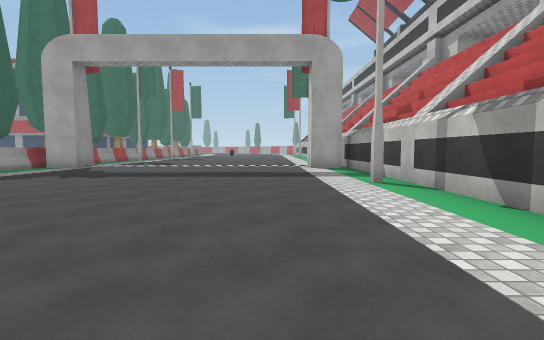
[1] (above)

15 first-person views from a walk through a 3-D level made in the Unity game engine. The camera is 1.2 m above the floor, tilts 4° down and sees 85° across. The floor is counted in squares, 2 m on a side. Each view is taken from the middle of a square. On the plan, view 1 faces up. The plan holds only what a view shows up to about 9 squares ahead; the rest is blank. The place goes on beyond the plan. The player is left out. Some surface patterns are stand-ins.

[2]
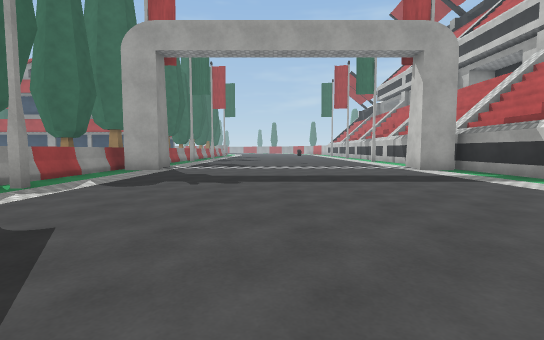

[3]
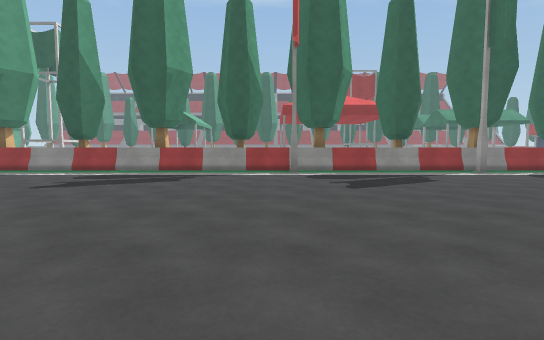

[4]
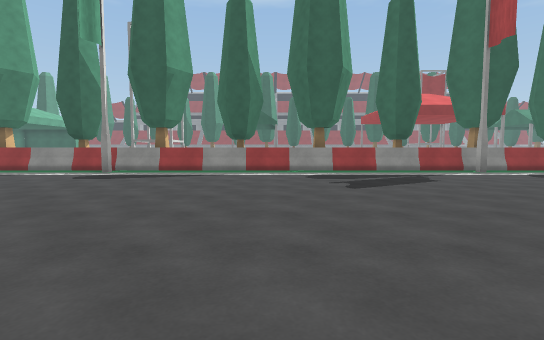

[5]
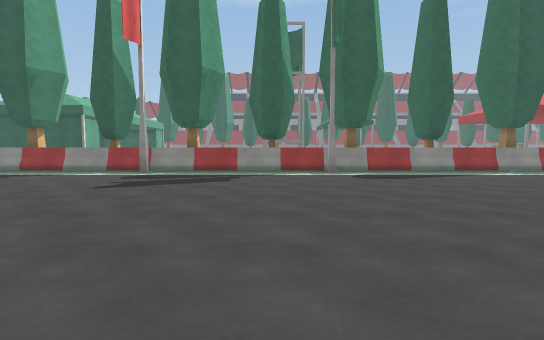

[6]
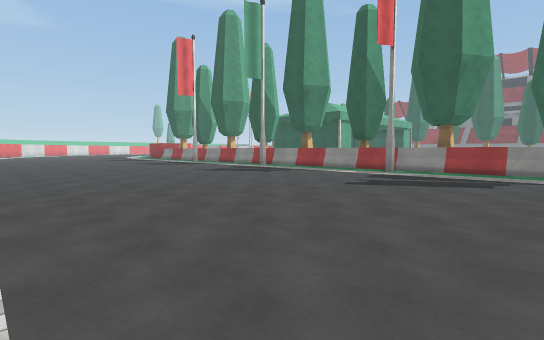

[7]
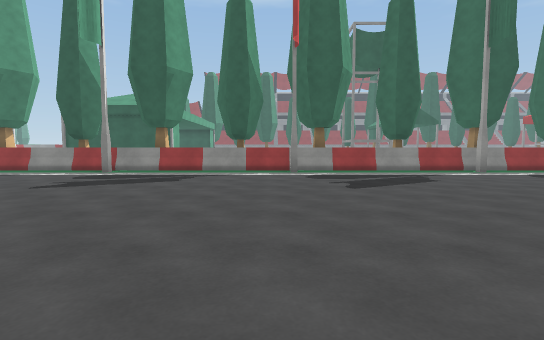

[8]
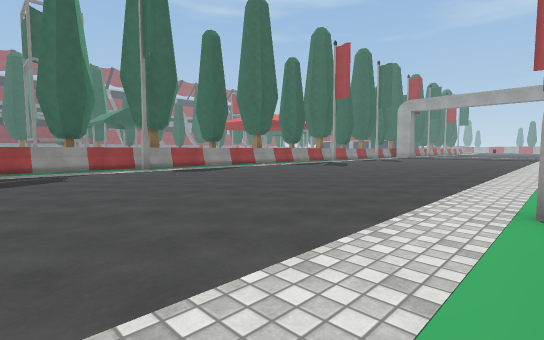

[9]
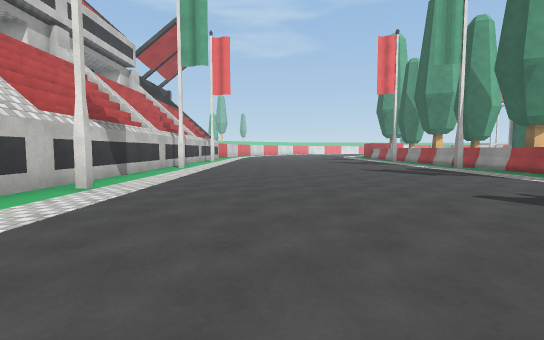

[10]
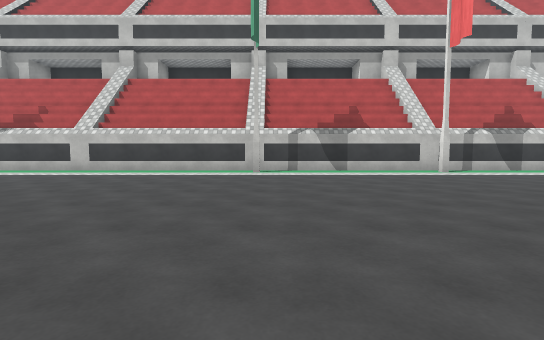

[11]
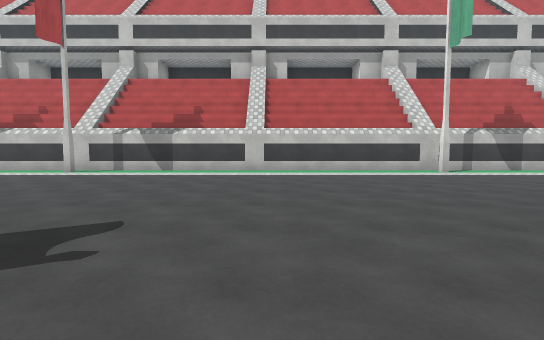

[12]
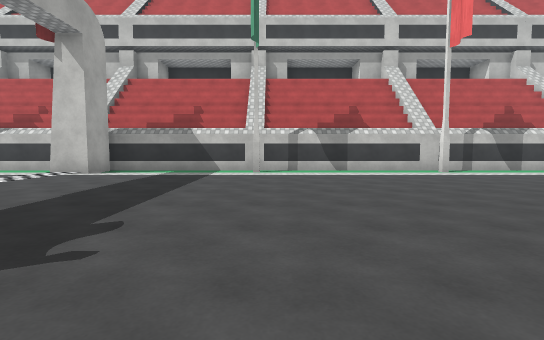

[13]
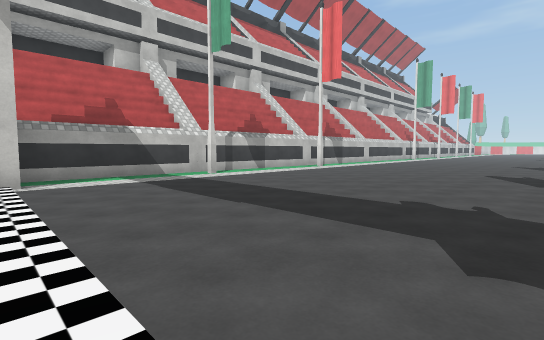

[14]
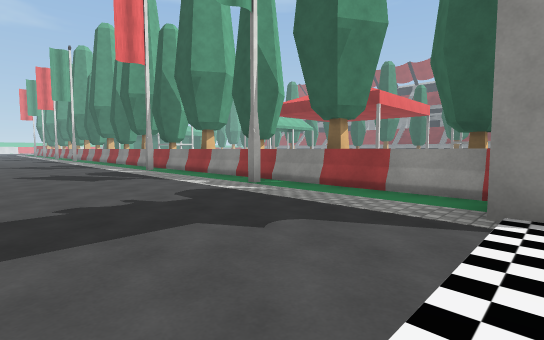

[15]
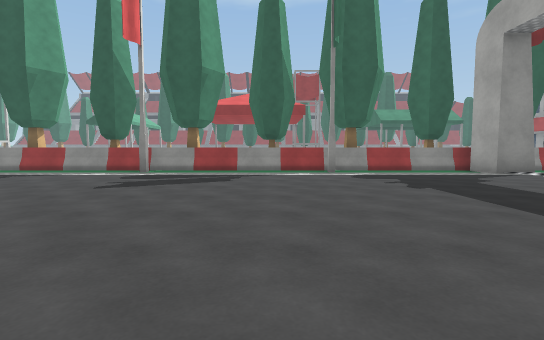

### Floor plan
Key: @ floor where view 1 was taken; # wall or solid block; . floor; ^ raised ledge; T tree.
Columns run from 9 left of view 1 to 3 right of it. Each row starts with its distance up from view 1.
 10  ^##.......##
  9 TT..........#
  8  ^..........#
  7 TT..........#
  6 TT..........#
  5  ^.........##
  4 TT..........#
  3  ^..........#
  2 TT..........#
  1 TT..........#
  0  ^.......@.##
 -1 TT..........#
 -2  ^..........#
 -3 TT..........#
 -4 TT..........#
 -5  ^..........#
 -6 TT..........#
 -7  ^..........#
 -8 TT..........#
 -9 TT..........#
-10  ^.........##
-11 TT..........#
-12  ^..........#
-13 TT..........#
-14 TT..........#
-15  ^.........##
-16 TT..........#
-17  ^..........#
-18 TT..........#
-19 TT#.........#

Positions as (right, up) in squares from view 1, and headings:
1: (0, 0), facing up
2: (-3, 1), facing up
3: (1, 0), facing left
4: (1, -5), facing left
5: (1, -11), facing left
6: (1, -11), facing down-left
7: (1, -15), facing left
8: (2, -13), facing up-left
9: (-1, -10), facing down
10: (-6, -10), facing right
11: (-6, -5), facing right
12: (-6, 5), facing right
13: (-5, 10), facing down-right
14: (-3, 10), facing down-left
15: (1, 4), facing left
